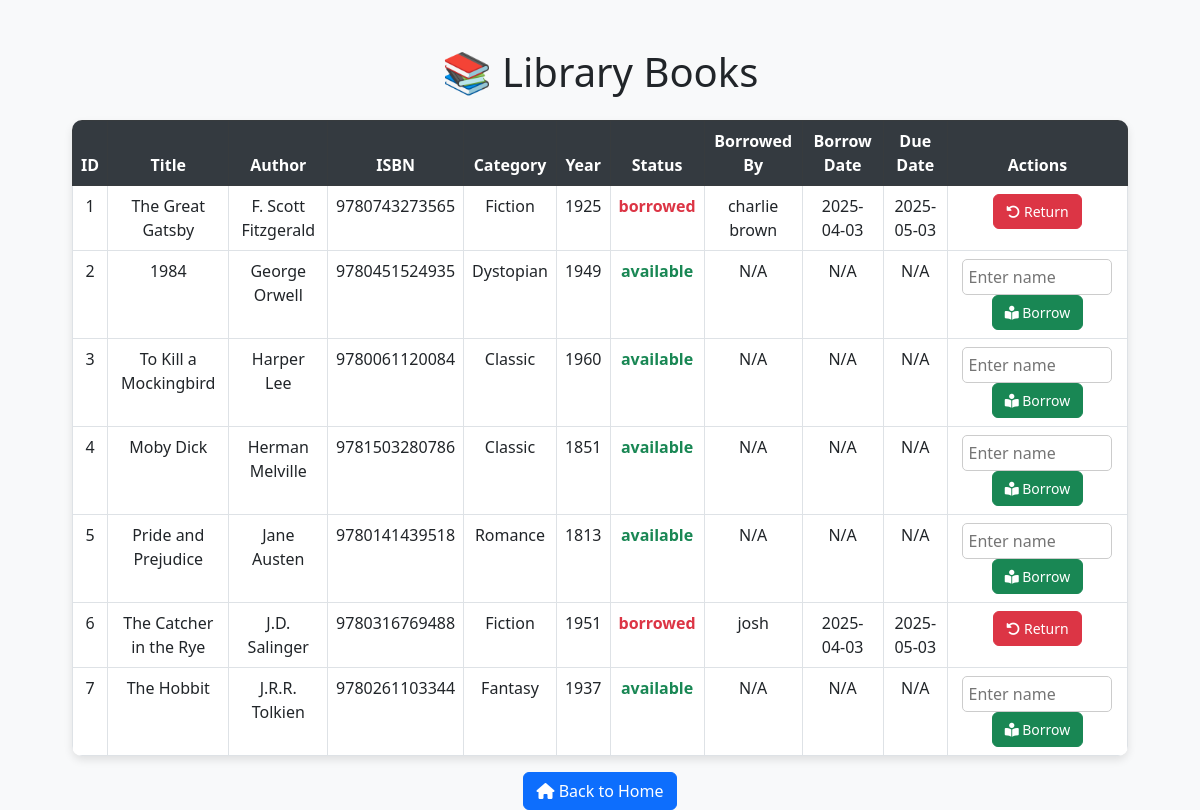
/books, run on the app's committed database.
### tables this page shows
CREATE TABLE Books (
    book_id INTEGER PRIMARY KEY AUTOINCREMENT,
    title TEXT NOT NULL,
    author TEXT,
    isbn TEXT UNIQUE,
    category TEXT,
    publication_year INTEGER,
    status TEXT CHECK(status IN ('available', 'borrowed', 'lost')) DEFAULT 'available'
, borrowed_by TEXT, borrow_date TEXT, due_date TEXT);

### app.py (the view)
@app.route('/books')
def view_books():
    conn = connect_db()
    cursor = conn.cursor()
    cursor.execute("""
        SELECT book_id, title, author, isbn, category, publication_year, status, borrowed_by, borrow_date,  due_date
        FROM Books
    """)
    books = cursor.fetchall()
    conn.close()
    return render_template('books.html', books=books)

### app.py (called while the page is built)
def connect_db():
    return sqlite3.connect("library.db")

### templates/books.html (shortened to what this page needs)
<!DOCTYPE html>
<html lang="en">
<head>
    <link href="https://cdn.jsdelivr.net/npm/bootstrap@5.3.0/dist/css/bootstrap.min.css" rel="stylesheet">
</head>
<body>
<div class="container mt-5">
    <h1 class="text-center mb-4">📚 Library Books</h1>
    <table class="table table-bordered table-hover text-center">
        <thead class="table-dark">
            <tr>
                <th>ID</th>
                <th>Title</th>
                <th>Author</th>
                <th>ISBN</th>
                <th>Category</th>
                <th>Year</th>
                <th>Status</th>
                <th>Borrowed By</th>
                <th>Borrow Date</th>
                <th>Due Date</th>
                <th>Actions</th>
            </tr>
        </thead>
        <tbody>
            {% for book in books %}
            <tr>
                <td>{{ book[0] }}</td>
                <td>{{ book[1] }}</td>
                <td>{{ book[2] }}</td>
                <td>{{ book[3] }}</td>
                <td>{{ book[4] }}</td>
                <td>{{ book[5] }}</td>
                <td class="{% if book[6] == 'available' %}text-success fw-bold{% else %}text-danger fw-bold{% endif %}">
                    {{ book[6] }}
                </td>
                <td>{{ book[7] if book[7] else 'N/A' }}</td>
                <td>{{ book[8] if book[8] else 'N/A' }}</td>
                <td>{{ book[9] if book[9] else 'N/A' }}</td>
                <td>
                    {% if book[6] == 'available' %}
                    <form action="/borrow/{{ book[0] }}" method="post" class="d-inline">
                        <input type="text" name="borrower" placeholder="Enter name" required>
                        <button type="submit" class="btn btn-success btn-action"><i class="fas fa-book-reader"></i> Borrow</button>
                    </form>
                    {% else %}
                    <form action="/return/{{ book[0] }}" method="post" class="d-inline">
                        <button type="submit" class="btn btn-danger btn-action"><i class="fas fa-undo-alt"></i> Return</button>
                    </form>
                    {% endif %}
                </td>
            </tr>
            {% endfor %}
        </tbody>
    </table>
    <div class="text-center">
        <a href="/" class="btn btn-primary"><i class="fas fa-home"></i> Back to Home</a>
    </div>
</div>
</body>
</html>

### templates/books.html (style rules this page uses)
body { background-color: #f8f9fa; }
.container { max-width: 90%; }
.table { background: #fff; border-radius: 10px; overflow: hidden; box-shadow: 0 4px 8px rgba(0,0,0,0.1); }
.table th { background: #343a40; color: white; text-align: center; }
.btn-action { font-size: 14px; padding: 6px 12px; }
input[type="text"] { width: 150px; padding: 5px; border-radius: 5px; border: 1px solid #ccc; }

### data on the page
Books: book_id "1", title "The Great Gatsby", author "F. Scott Fitzgerald", isbn "9780743273565", category "Fiction", publication_year "1925", status "borrowed", borrowed_by "charlie brown", borrow_date "2025-04-03", due_date "2025-05-03"
Books: book_id "2", title "1984", author "George Orwell", isbn "9780451524935", category "Dystopian", publication_year "1949", status "available", book "N/A"
Books: book_id "3", title "To Kill a Mockingbird", author "Harper Lee", isbn "9780061120084", category "Classic", publication_year "1960", status "available", book "N/A"
Books: book_id "4", title "Moby Dick", author "Herman Melville", isbn "9781503280786", category "Classic", publication_year "1851", status "available", book "N/A"
Books: book_id "5", title "Pride and Prejudice", author "Jane Austen", isbn "9780141439518", category "Romance", publication_year "1813", status "available", book "N/A"
Books: book_id "6", title "The Catcher in the Rye", author "J.D. Salinger", isbn "9780316769488", category "Fiction", publication_year "1951", status "borrowed", borrowed_by "josh", borrow_date "2025-04-03", due_date "2025-05-03"
Books: book_id "7", title "The Hobbit", author "J.R.R. Tolkien", isbn "9780261103344", category "Fantasy", publication_year "1937", status "available", book "N/A"
